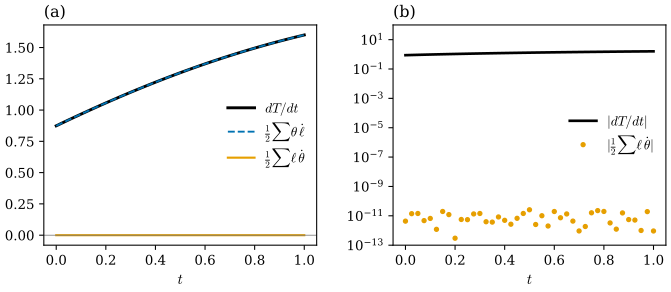

Python code for this plot:
"""Figure 41.2.2: the Schlaefli formula along a deformation.

icosphere(2) deformed by x(t) = x0 (1 + 0.35 t g(x0)), g(x) = x y + 0.6 z^2 - 0.3 x, t in [0, 1] (closed, faces stay
nondegenerate). T(t) = (1/2) sum l theta. With central differences in t (step 1e-5):
  dT/dt (black), (1/2) sum theta dl/dt (blue dashed), (1/2) sum l dtheta/dt (orange).
(a) the three on a linear scale; (b) |(1/2) sum l dtheta/dt| and |dT/dt| on a log scale.

Run: PYTHONPATH=tools python3 chapters/41-discrete-curvature-variational/figures/fig-41-2-2-schlafli.py
"""
import numpy as np

import dgfig
dgfig.setup()
import matplotlib.pyplot as plt  # noqa: E402

import dgmesh as dm  # noqa: E402

C = dgfig.COLORS
V0, F = dm.icosphere(2)
g = V0[:, 0] * V0[:, 1] + 0.6 * V0[:, 2] ** 2 - 0.3 * V0[:, 0]
X = lambda t: V0 * (1 + 0.35 * t * g)[:, None]  # noqa: E731
keys = sorted(dm.edge_bending_angles(V0, F))


def lt(t):
    b = dm.edge_bending_angles(X(t), F)
    return np.array([b[k][1] for k in keys]), np.array([b[k][0] for k in keys])


ts = np.linspace(0, 1, 41)
h = 1e-5
dT, A, B = [], [], []
for t in ts:
    l0, th0 = lt(t)
    lp, thp = lt(t + h)
    lm, thm = lt(t - h)
    dl, dth = (lp - lm) / (2 * h), (thp - thm) / (2 * h)
    dT.append((0.5 * np.dot(lp, thp) - 0.5 * np.dot(lm, thm)) / (2 * h))
    A.append(0.5 * np.dot(th0, dl))
    B.append(0.5 * np.dot(l0, dth))
dT, A, B = map(np.array, (dT, A, B))
assert np.abs(B).max() < 1e-8 and np.abs(dT - A).max() < 1e-8 and np.abs(dT).min() > 0.1
assert min(np.min(dm.face_areas(X(t), F)) for t in ts) > 1e-3
assert all(dm.signed_volume(X(t), F) > 0 for t in ts)

fig, axes = plt.subplots(1, 2, figsize=(7.2, 3.1))
ax = axes[0]
ax.plot(ts, dT, color=C["main"], lw=2.2, label=r"$dT/dt$")
ax.plot(ts, A, color=C["tangent"], lw=1.4, ls="--", label=r"$\frac{1}{2}\sum\theta\,\dot\ell$")
ax.plot(ts, B, color=C["accent"], lw=1.6, label=r"$\frac{1}{2}\sum\ell\,\dot\theta$")
ax.axhline(0, color=C["aux"], lw=0.6)
ax.set_xlabel(r"$t$")
ax.legend(fontsize=10, frameon=False, loc="center right")
ax.set_title("(a)", loc="left", fontsize=12)
ax = axes[1]
ax.semilogy(ts, np.abs(dT), color=C["main"], lw=2.0, label=r"$|dT/dt|$")
ax.semilogy(ts, np.abs(B), "o", color=C["accent"], ms=3, label=r"$|\frac{1}{2}\sum\ell\,\dot\theta|$")
ax.set_ylim(1e-13, 1e2)
ax.set_xlabel(r"$t$")
ax.legend(fontsize=10, frameon=False, loc="center right")
ax.set_title("(b)", loc="left", fontsize=12)
fig.subplots_adjust(left=0.08, right=0.98, bottom=0.16, top=0.9, wspace=0.28)
dgfig.save(fig, __file__)
print("dT/dt range", dT.min(), dT.max(), "max |B|", np.abs(B).max())
